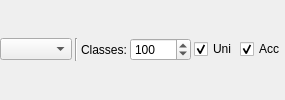
               <widget class="QWidget" name="page_ResPlo_Img_Att_Hist">
                <layout class="QGridLayout" name="gridLayout_22">
                 <property name="leftMargin">
                  <number>0</number>
                 </property>
                 <property name="topMargin">
                  <number>0</number>
                 </property>
                 <property name="rightMargin">
                  <number>0</number>
                 </property>
                 <property name="bottomMargin">
                  <number>0</number>
                 </property>
                 <property name="spacing">
                  <number>3</number>
                 </property>
                 <item row="0" column="0">
                  <widget class="QComboBox" name="comboBox_ResPlo_Img_Att_Hist_Att"/>
                 </item>
                 <item row="0" column="1">
                  <widget class="Line" name="line_ResPlo_Img_Att_Hist">
                   <property name="orientation">
                    <enum>Qt::Vertical</enum>
                   </property>
                  </widget>
                 </item>
                 <item row="0" column="2">
                  <widget class="QLabel" name="label_ResPlo_Img_Att_Hist_Classes">
                   <property name="sizePolicy">
                    <sizepolicy hsizetype="Maximum" vsizetype="Preferred">
                     <horstretch>0</horstretch>
                     <verstretch>0</verstretch>
                    </sizepolicy>
                   </property>
                   <property name="text">
                    <string>Classes:</string>
                   </property>
                  </widget>
                 </item>
                 <item row="0" column="3">
                  <widget class="QSpinBox" name="spinBox_ResPlo_Img_Att_Hist_Classes">
                   <property name="sizePolicy">
                    <sizepolicy hsizetype="Maximum" vsizetype="Fixed">
                     <horstretch>0</horstretch>
                     <verstretch>0</verstretch>
                    </sizepolicy>
                   </property>
                   <property name="minimum">
                    <number>1</number>
                   </property>
                   <property name="maximum">
                    <number>10000</number>
                   </property>
                   <property name="singleStep">
                    <number>5</number>
                   </property>
                   <property name="value">
                    <number>100</number>
                   </property>
                  </widget>
                 </item>
                 <item row="0" column="4">
                  <widget class="QCheckBox" name="checkBox_ResPlo_Img_Att_Hist_Uni">
                   <property name="sizePolicy">
                    <sizepolicy hsizetype="Maximum" vsizetype="Fixed">
                     <horstretch>0</horstretch>
                     <verstretch>0</verstretch>
                    </sizepolicy>
                   </property>
                   <property name="text">
                    <string>Uni</string>
                   </property>
                   <property name="checked">
                    <bool>true</bool>
                   </property>
                  </widget>
                 </item>
                 <item row="0" column="5">
                  <widget class="QCheckBox" name="checkBox_ResPlo_Img_Att_Hist_Acc">
                   <property name="sizePolicy">
                    <sizepolicy hsizetype="Maximum" vsizetype="Fixed">
                     <horstretch>0</horstretch>
                     <verstretch>0</verstretch>
                    </sizepolicy>
                   </property>
                   <property name="text">
                    <string>Acc</string>
                   </property>
                   <property name="checked">
                    <bool>true</bool>
                   </property>
                  </widget>
                 </item>
                </layout>
               </widget>
